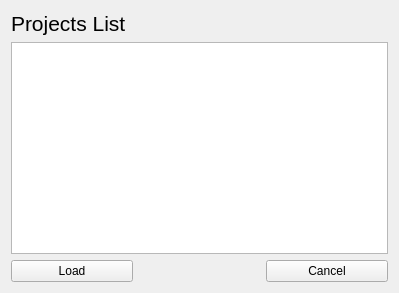
<?xml version="1.0" encoding="UTF-8"?>
<ui version="4.0">
 <class>DialogRecentProjects</class>
 <widget class="QWidget" name="DialogRecentProjects">
  <property name="geometry">
   <rect>
    <x>0</x>
    <y>0</y>
    <width>399</width>
    <height>293</height>
   </rect>
  </property>
  <property name="windowTitle">
   <string>Recent projects</string>
  </property>
  <layout class="QGridLayout" name="gridLayout">
   <item row="0" column="0">
    <widget class="QLabel" name="label">
     <property name="font">
      <font>
       <pointsize>16</pointsize>
      </font>
     </property>
     <property name="text">
      <string>Projects List</string>
     </property>
    </widget>
   </item>
   <item row="2" column="0">
    <widget class="QPushButton" name="loadButton">
     <property name="text">
      <string>Load</string>
     </property>
    </widget>
   </item>
   <item row="1" column="0" colspan="3">
    <widget class="QListWidget" name="projectsList">
     <property name="sizePolicy">
      <sizepolicy hsizetype="Preferred" vsizetype="MinimumExpanding">
       <horstretch>0</horstretch>
       <verstretch>0</verstretch>
      </sizepolicy>
     </property>
     <property name="sizeAdjustPolicy">
      <enum>QAbstractScrollArea::AdjustToContentsOnFirstShow</enum>
     </property>
     <property name="autoScroll">
      <bool>true</bool>
     </property>
     <property name="editTriggers">
      <set>QAbstractItemView::NoEditTriggers</set>
     </property>
     <property name="showDropIndicator" stdset="0">
      <bool>false</bool>
     </property>
     <property name="alternatingRowColors">
      <bool>true</bool>
     </property>
     <property name="selectionMode">
      <enum>QAbstractItemView::SingleSelection</enum>
     </property>
     <property name="selectionBehavior">
      <enum>QAbstractItemView::SelectItems</enum>
     </property>
     <property name="flow">
      <enum>QListView::TopToBottom</enum>
     </property>
     <property name="resizeMode">
      <enum>QListView::Fixed</enum>
     </property>
     <property name="viewMode">
      <enum>QListView::ListMode</enum>
     </property>
     <property name="uniformItemSizes">
      <bool>true</bool>
     </property>
     <property name="batchSize">
      <number>100</number>
     </property>
     <property name="selectionRectVisible">
      <bool>true</bool>
     </property>
    </widget>
   </item>
   <item row="2" column="2">
    <widget class="QPushButton" name="cancelButton">
     <property name="text">
      <string>Cancel</string>
     </property>
    </widget>
   </item>
  </layout>
 </widget>
 <tabstops>
  <tabstop>projectsList</tabstop>
  <tabstop>loadButton</tabstop>
  <tabstop>cancelButton</tabstop>
 </tabstops>
 <resources/>
 <connections/>
</ui>
